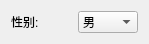
<?xml version="1.0" encoding="UTF-8"?>
<ui version="4.0">
 <class>ComboBox_Gender</class>
 <widget class="QWidget" name="ComboBox_Gender">
  <property name="geometry">
   <rect>
    <x>0</x>
    <y>0</y>
    <width>149</width>
    <height>39</height>
   </rect>
  </property>
  <property name="windowTitle">
   <string>Form</string>
  </property>
  <layout class="QGridLayout" name="gridLayout">
   <item row="0" column="0">
    <widget class="QLabel" name="label">
     <property name="text">
      <string>性别:</string>
     </property>
    </widget>
   </item>
   <item row="0" column="1">
    <widget class="QComboBox" name="comboBox">
     <item>
      <property name="text">
       <string>男</string>
      </property>
     </item>
     <item>
      <property name="text">
       <string>女</string>
      </property>
     </item>
     <item>
      <property name="text">
       <string>其他</string>
      </property>
     </item>
    </widget>
   </item>
  </layout>
 </widget>
 <resources/>
 <connections/>
</ui>
